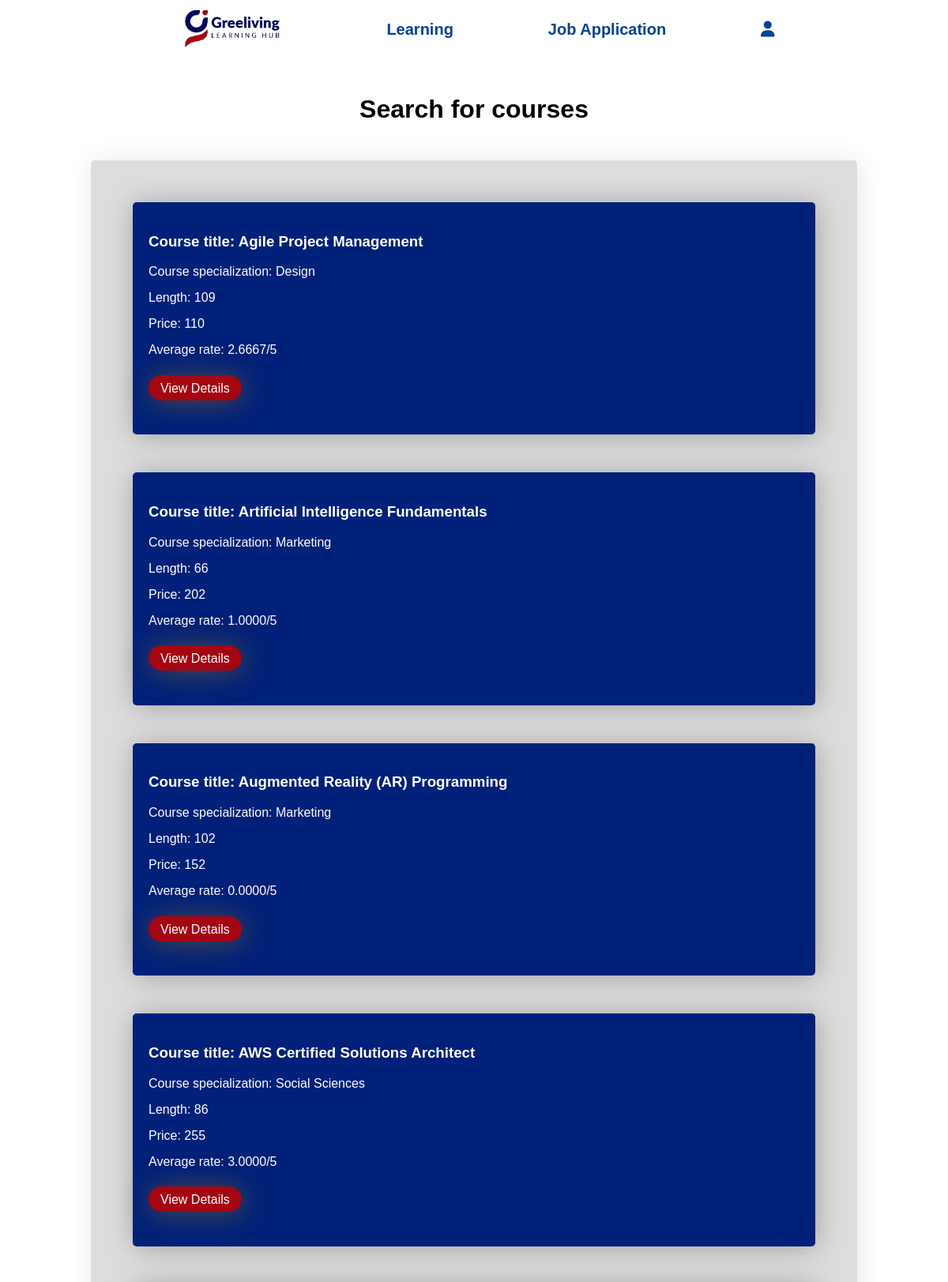
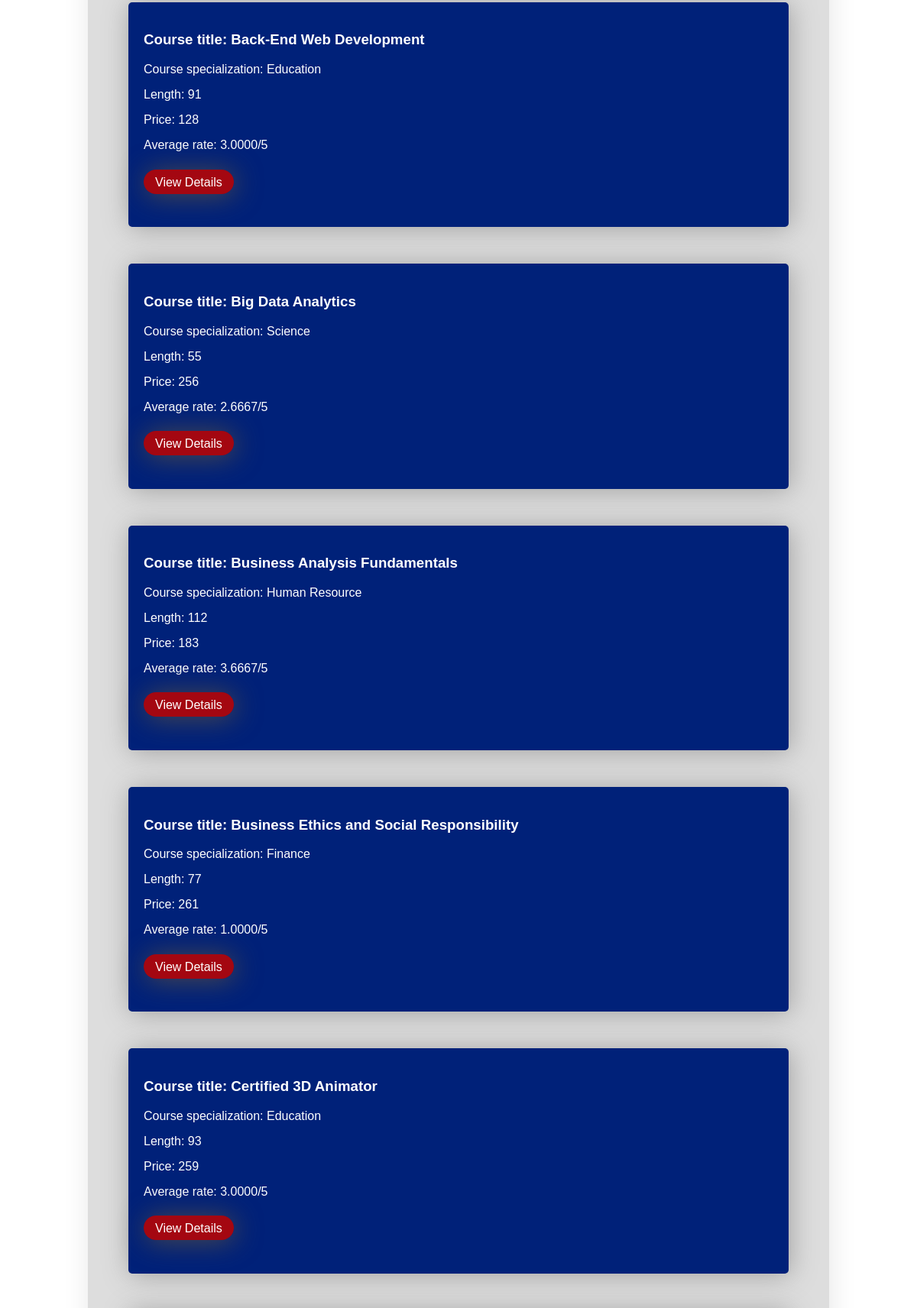
/GLH/search_course.php (upper part), run on the app's committed database (2 pictures, top to bottom).
### tables this page shows
CREATE TABLE `tblcourse` (
  `id` int(11) NOT NULL,
  `title` varchar(100) NOT NULL,
  `description` text NOT NULL,
  `specializationId` int(11) DEFAULT NULL,
  `length` int(11) NOT NULL,
  `price` int(11) NOT NULL
);

CREATE TABLE `tblcoursespecialization` (
  `id` int(11) NOT NULL,
  `title` varchar(50) NOT NULL
);

### GLH/search_course.php (the view, shortened to what this page needs)
<?php
    require_once("settings.php");
    $conn = @mysqli_connect($host, $user, $pwd, $sql_db);
?>
<!DOCTYPE html>
<html lang="en">
<head>
    <link rel="stylesheet" href="https://cdnjs.cloudflare.com/ajax/libs/font-awesome/6.1.1/css/all.min.css" />
    <link rel="stylesheet" href="styles/style.css">
</head>
<body>
    <?php
        include 'includes/header_candidate.inc';
    ?>
    <main class='candidatecoursesearch'>
        <h1>Search for courses</h1>
        <?php
            $results_per_page = 12;
            if (!isset($_GET['page'])) {
                $page = 1;
            } else {
                $page = $_GET['page'];
            }
            $start_from = ($page - 1) * $results_per_page;
            $query = "SELECT tblcourse.id, tblcourse.title, tblcoursespecialization.title AS specialization, tblcourse.length, tblcourse.price,
            IFNULL(AVG(tblcourseregistration.rate), 0) AS averageRate
            FROM tblcourse
            JOIN tblcoursespecialization ON tblcourse.specializationId = tblcoursespecialization.id
            LEFT JOIN tblcourseregistration ON tblcourseregistration.courseId = tblcourse.id
            GROUP BY tblcourse.title, tblcoursespecialization.title, tblcourse.length, tblcourse.price
            LIMIT $start_from, $results_per_page;";
            $result = @mysqli_query($conn, $query);
            if ($result && mysqli_num_rows($result) > 0) {
                echo "<div class='listpane'>";
                while ($row = mysqli_fetch_assoc($result)) {
                    echo "<div class='listcontent'>";
                    echo '<h3>Course title: ' . $row['title'] . '</h3>';
                    echo '<p>Course specialization: ' . $row['specialization'] . '</p>';
                    echo '<p>Length: ' . $row['length'] . '</p>';
                    echo '<p>Price: ' . $row['price'] . '</p>';
                    echo '<p>Average rate: ' . $row['averageRate'] . '/5</p>';
                    echo '<p><a href="course_info.php?id=' . $row['id'] . '">View Details</a></p>';
                    echo '</div>';
                }
                echo '</div>';
            } else {
                echo '<p>No available course found!</p>';
            }
        ?>
    </main>
</body>
</html

### GLH/styles/style.css (style rules this page uses)
html { scroll-behavior: smooth; }
body { margin: 0; font-family: Arial, Helvetica, sans-serif; }
main.candidatecoursesearch h1 { text-align: center; padding: 2%; }
main.candidatecoursesearch div.listpane, div.paging, div.formfilter { background-color: #dddddd; width: 80%; margin: auto; margin-bottom: 50px; border-radius: 5px; padding: 5px; box-shadow: 2px 2px 35px rgb(230, 230, 230); }
main.candidatecoursesearch div.listpane div.listcontent { background-color: #002179; margin: 5%; border-radius: 5px; padding: 20px; box-shadow: 2px 2px 35px rgb(160, 160, 160); color: white; }
main.candidatecoursesearch div.listpane div.listcontent p { margin: 15px 0; }
main.candidatecoursesearch div.listpane div.listcontent p:last-child { margin: 30px 0; }
main.candidatecoursesearch div.listpane div.listcontent p a { background-color: #a40711; color: white; text-decoration: none; padding: 7.5px 15px; box-shadow: 2px 2px 35px rgb(78, 75, 75); border-radius: 1000px; }
main.candidatecoursedetailpage div h2, p { margin: 15px 30px; }
main.learningcoursedetail div h2, p { margin: 5px 0; }

### data on the page
tblcourse: title "Agile Project Management", specializationId.title "Design", length "109", price "110", averageRate "2.6667"
tblcourse: title "Artificial Intelligence Fundamentals", specializationId.title "Marketing", length "66", price "202", averageRate "1.0000"
tblcourse: title "Augmented Reality (AR) Programming", specializationId.title "Marketing", length "102", price "152", averageRate "0.0000"
tblcourse: title "AWS Certified Solutions Architect", specializationId.title "Social Sciences", length "86", price "255", averageRate "3.0000"
tblcourse: title "Back-End Web Development", specializationId.title "Education", length "91", price "128", averageRate "3.0000"
tblcourse: title "Big Data Analytics", specializationId.title "Science", length "55", price "256", averageRate "2.6667"
tblcourse: title "Business Analysis Fundamentals", specializationId.title "Human Resource", length "112", price "183", averageRate "3.6667"
tblcourse: title "Business Ethics and Social Responsibility", specializationId.title "Finance", length "77", price "261", averageRate "1.0000"
tblcourse: title "Certified 3D Animator", specializationId.title "Education", length "93", price "259", averageRate "3.0000"
